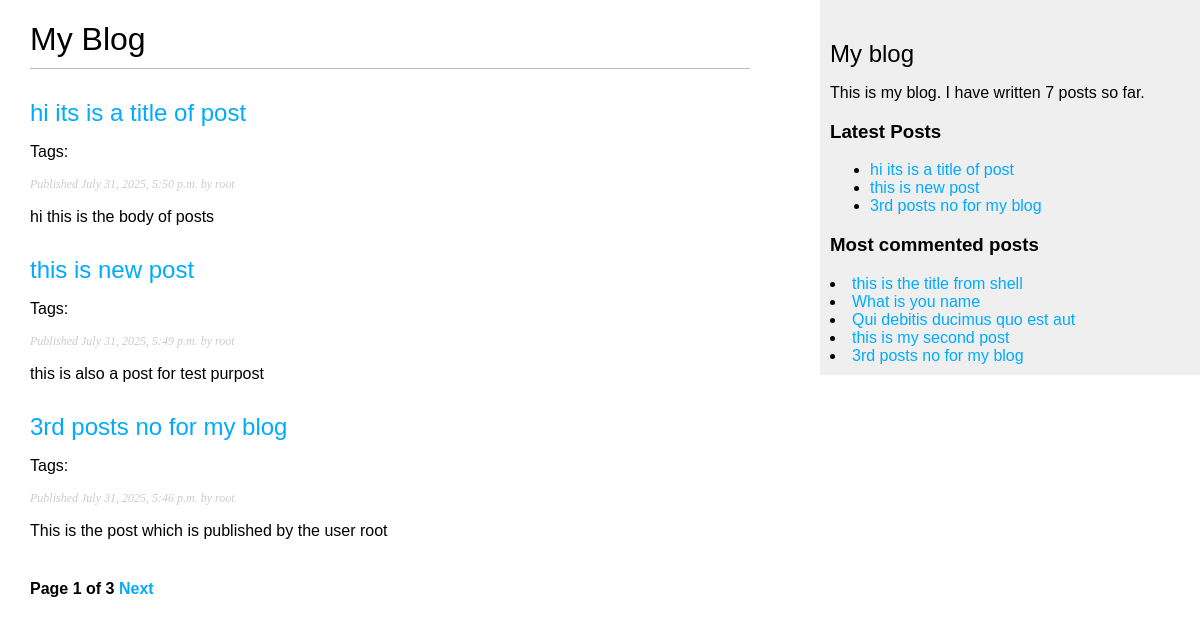
/blog/, run on an earlier commit of the app's database.
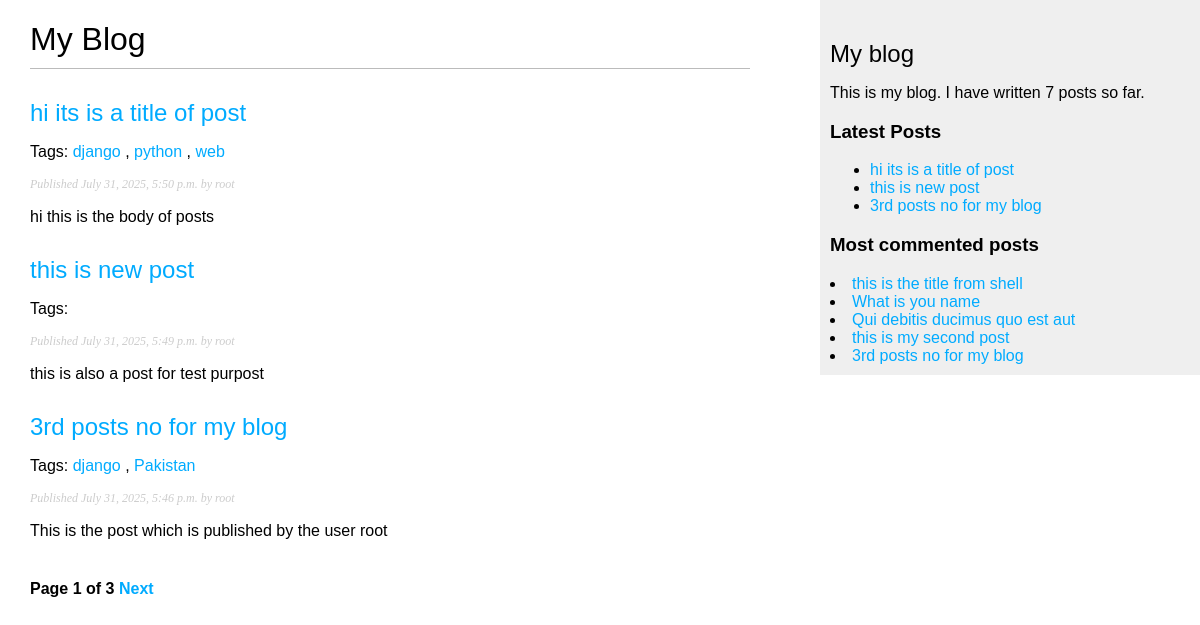
And on a later commit of the database.
### blog/models.py (models this page shows, shortened)
class Post(models.Model):
    class Status(models.TextChoices):
        DRAFT = 'DF','Draft'
        PUBLISHED = 'PB','Published'
    title = models.CharField(max_length=255)
    slug  = models.SlugField(max_length=255,unique_for_date='publish')
    author = models.ForeignKey(settings.AUTH_USER_MODEL, on_delete=models.CASCADE,related_name='blog_posts')
    body  = models.TextField()
    publish = models.DateTimeField(default=timezone.now)    # post publish kb howi
    created = models.DateTimeField(auto_now_add=True)       # Post kab banayi gayi
    updated = models.DateTimeField(auto_now=True)           # Post kab last edit hui
    status  = models.CharField(max_length=2,choices=Status.choices, default=Status.DRAFT)
    objects = models.Manager()
    published = PublishedManager()
    tags       = TaggableManager()
    class Meta:
        ordering = ['-publish']                             # سب سے نئی پوسٹ سب سے اوپر
        indexes = [models.Index(fields = ['-publish']),]
    def get_absolute_url(self):
        return reverse("blog:post_detail",args=[self.publish.year,self.publish.month,self.publish.day,self.slug])

### blog/views.py (the view)
# urls.py: path('',views.post_list, name= 'post_list'),
def post_list(request,tag_slug=None):
    post_list = Post.published.all()
    tag = None
    if tag_slug:
        tag = get_object_or_404(Tag,slug=tag_slug)
        post_list = post_list.filter(tags__in = [tag])
    paginator = Paginator(post_list,3)
    page_number = request.GET.get('page',1)
    try:
        posts = paginator.page(page_number)
    except PageNotAnInteger:
        posts = paginator.page(1)
    except EmptyPage:
        posts = paginator.page(paginator.num_pages)
    return render(request,'blog/post/list.html', {'posts':posts,'tag':tag})

### blog/models.py (called while the page is built)
    def get_queryset(self):
        return super().get_queryset().filter(status = Post.Status.PUBLISHED)

### blog/templatetags/blog_tags.py (called while the page is built)
@register.simple_tag
def total_posts():
    return Post.published.count()

@register.inclusion_tag('blog/post/latest_posts.html')
def show_latest_posts(count=5):
    latest_posts = Post.published.order_by('-publish')[:count]
    return {'latest_posts':latest_posts}

@register.simple_tag
def get_most_commented_posts(count=5):
    return Post.published.annotate(total_comments = Count('comments')).order_by('-total_comments')[:count]

### blog/templates/blog/post/list.html (shortened to what this page needs)
{% extends "blog/base.html" %}
{% block content %}
  <h1>My Blog</h1>
  {% for post in posts %}
    <h2>
      <a href=" {{ post.get_absolute_url }}">{{ post.title }}</a>
    </h2>
    <p class="tags">
      Tags:
      {% for tag in post.tags.all %}
        <a href="{% url "blog:post_list_by_tag" tag.slug %}">{{ tag.name }}</a>
        {% if not forloop.last %},{% endif %}
      {% endfor %}
    </p>
    <p class="date ">Published {{ post.publish }} by {{ post.author }}</p>
    {{ post.body|truncatewords:30|linebreaks }}
  {% endfor %}
  {% include "blog/pagination.html" with page=posts %}
{% endblock content %}

### blog/templates/blog/base.html (shortened to what this page needs)
{% load blog_tags %}
{% load static %}
<!DOCTYPE html>
<html lang="en">
  <head>
  <link href="{% static 'css/blog.css' %}" rel="stylesheet" />
</head>
  <body>
    <div id="content">
      {% block content %}{% endblock content %}
    </div>
    <div id="sidebar">
      <h2>My blog</h2>
      <p>This is my blog.
      I have written {% total_posts %} posts so far.
      </p>
      <h3>Latest Posts</h3>
      {% show_latest_posts 3 %}
      <h3>Most commented posts</h3>
      {% get_most_commented_posts as most_commented_posts %}
      {% for post in most_commented_posts %}
      <li>
        <a href="{{ post.get_absolute_url }}">{{ post.title }}</a>
      </li>
      {% endfor %}
    </div>
  </body>
</html>

### blog/templates/blog/pagination.html (shortened to what this page needs)
 <div class="pagination">
  <span class="step-links">
    <span>
        Page {{ page.number }} of {{ page.paginator.num_pages }}
    </span class='current'>
     {% if page.has_next %}
    <a href="?page={{ page.next_page_number }}"> Next </a>
    {% endif %}
  </span>
 </div>

### blog/templates/blog/post/latest_posts.html
<ul>
    {% for post in latest_posts %}
    <li>
        <a href="{{ post.get_absolute_url }}">{{ post.title }}</a>
    </li>
    {% endfor %}
</ul>

### blog/static/css/blog.css (style rules this page uses)
body { margin:0; padding:0; font-family:helvetica, sans-serif; }
a { color:#00abff; text-decoration:none; }
h1 { font-weight:normal; border-bottom:1px solid #bbb; padding:0 0 10px 0; }
h2 { font-weight:normal; margin:30px 0 0; }
#content { float:left; width:60%; padding:0 0 0 30px; }
#sidebar { float:right; width:30%; padding:10px; background:#efefef; height:100%; }
p.date { color:#ccc; font-family: georgia, serif; font-size: 12px; font-style: italic; }
.pagination { margin:40px 0; font-weight:bold; }

What changed in the data, as far as the page shows it:
changed Post "hi its is a title of post": gains Tag (name "django")
added Tag: name "python", shown under Post "hi its is a title of post"
added Tag: name "web", shown under Post "hi its is a title of post"
changed Post "3rd posts no for my blog": gains Tag (name "django")
added Tag: name "Pakistan", shown under Post "3rd posts no for my blog"
